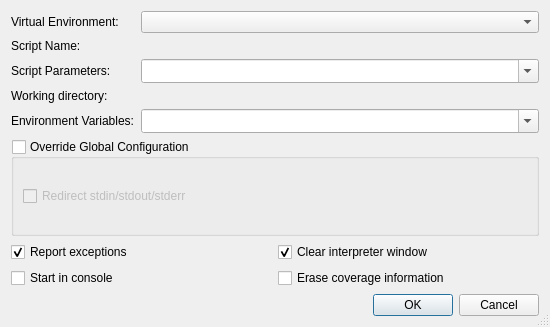
<?xml version="1.0" encoding="UTF-8"?>
<ui version="4.0">
 <class>StartCoverageDialog</class>
 <widget class="QDialog" name="StartCoverageDialog">
  <property name="geometry">
   <rect>
    <x>0</x>
    <y>0</y>
    <width>550</width>
    <height>327</height>
   </rect>
  </property>
  <property name="windowTitle">
   <string>Start coverage run</string>
  </property>
  <property name="sizeGripEnabled">
   <bool>true</bool>
  </property>
  <layout class="QVBoxLayout" name="verticalLayout_2">
   <item>
    <layout class="QGridLayout" name="gridLayout">
     <item row="0" column="0">
      <widget class="QLabel" name="label">
       <property name="text">
        <string>Virtual Environment:</string>
       </property>
       <property name="buddy">
        <cstring>venvComboBox</cstring>
       </property>
      </widget>
     </item>
     <item row="0" column="1">
      <widget class="QComboBox" name="venvComboBox">
       <property name="sizePolicy">
        <sizepolicy hsizetype="Expanding" vsizetype="Fixed">
         <horstretch>0</horstretch>
         <verstretch>0</verstretch>
        </sizepolicy>
       </property>
       <property name="toolTip">
        <string>Select the virtual environment to be used</string>
       </property>
       <property name="whatsThis">
        <string>&lt;b&gt;Virtual Environment&lt;/b&gt;
&lt;p&gt;Enter the virtual environment to be used. Leave it empty to use the default environment, i.e. the one configured globally or per project.&lt;/p&gt;</string>
       </property>
       <property name="sizeAdjustPolicy">
        <enum>QComboBox::AdjustToContentsOnFirstShow</enum>
       </property>
      </widget>
     </item>
     <item row="1" column="0">
      <widget class="QLabel" name="TextLabel1_2">
       <property name="text">
        <string>Script Name:</string>
       </property>
       <property name="buddy">
        <cstring>cmdlineCombo</cstring>
       </property>
      </widget>
     </item>
     <item row="1" column="1">
      <widget class="EricComboPathPicker" name="scriptnamePicker" native="true">
       <property name="sizePolicy">
        <sizepolicy hsizetype="Expanding" vsizetype="Preferred">
         <horstretch>0</horstretch>
         <verstretch>0</verstretch>
        </sizepolicy>
       </property>
       <property name="focusPolicy">
        <enum>Qt::WheelFocus</enum>
       </property>
       <property name="toolTip">
        <string>Enter the script file name</string>
       </property>
       <property name="whatsThis">
        <string>&lt;b&gt;Script Name&lt;/b&gt;
&lt;p&gt;Enter the the name of the script. Leave empty to use the script of the current editor.&lt;/p&gt;</string>
       </property>
      </widget>
     </item>
     <item row="2" column="0">
      <widget class="QLabel" name="TextLabel1">
       <property name="text">
        <string>Script Parameters:</string>
       </property>
       <property name="buddy">
        <cstring>cmdlineCombo</cstring>
       </property>
      </widget>
     </item>
     <item row="2" column="1">
      <widget class="QComboBox" name="cmdlineCombo">
       <property name="sizePolicy">
        <sizepolicy hsizetype="Expanding" vsizetype="Fixed">
         <horstretch>0</horstretch>
         <verstretch>0</verstretch>
        </sizepolicy>
       </property>
       <property name="toolTip">
        <string>Enter the commandline parameters</string>
       </property>
       <property name="whatsThis">
        <string>&lt;b&gt;Commandline&lt;/b&gt;
&lt;p&gt;Enter the commandline parameters in this field.&lt;/p&gt;</string>
       </property>
       <property name="editable">
        <bool>true</bool>
       </property>
       <property name="insertPolicy">
        <enum>QComboBox::InsertAtTop</enum>
       </property>
       <property name="sizeAdjustPolicy">
        <enum>QComboBox::AdjustToMinimumContentsLengthWithIcon</enum>
       </property>
       <property name="duplicatesEnabled">
        <bool>false</bool>
       </property>
      </widget>
     </item>
     <item row="3" column="0">
      <widget class="QLabel" name="TextLabel2">
       <property name="text">
        <string>Working directory:</string>
       </property>
       <property name="buddy">
        <cstring>workdirPicker</cstring>
       </property>
      </widget>
     </item>
     <item row="3" column="1">
      <widget class="EricComboPathPicker" name="workdirPicker" native="true">
       <property name="sizePolicy">
        <sizepolicy hsizetype="Expanding" vsizetype="Preferred">
         <horstretch>0</horstretch>
         <verstretch>0</verstretch>
        </sizepolicy>
       </property>
       <property name="focusPolicy">
        <enum>Qt::WheelFocus</enum>
       </property>
       <property name="toolTip">
        <string>Enter the working directory</string>
       </property>
       <property name="whatsThis">
        <string>&lt;b&gt;Working directory&lt;/b&gt;
&lt;p&gt;Enter the working directory of the application to be debugged. Leave it empty to set the working directory to the executable directory.&lt;/p&gt;</string>
       </property>
      </widget>
     </item>
     <item row="4" column="0">
      <widget class="QLabel" name="textLabel1">
       <property name="text">
        <string>Environment Variables:</string>
       </property>
       <property name="buddy">
        <cstring>environmentCombo</cstring>
       </property>
      </widget>
     </item>
     <item row="4" column="1">
      <widget class="QComboBox" name="environmentCombo">
       <property name="sizePolicy">
        <sizepolicy hsizetype="Expanding" vsizetype="Fixed">
         <horstretch>0</horstretch>
         <verstretch>0</verstretch>
        </sizepolicy>
       </property>
       <property name="toolTip">
        <string>Enter the environment variables to be set separated by whitespace.</string>
       </property>
       <property name="whatsThis">
        <string>&lt;b&gt;Environment Variables&lt;/b&gt;
&lt;p&gt;Enter the environment variables to be set for the program. The individual settings must be separated by whitespace and be given in the form 'var=value'. In order to add to an environment variable, enter it in the form 'var+=value'. To delete an environment variable, append a '-' to the variable name.&lt;/p&gt;
&lt;p&gt;Example: var1=1 var2=&quot;hello world&quot; var3+=&quot;:/tmp&quot; var4-&lt;/p&gt;</string>
       </property>
       <property name="editable">
        <bool>true</bool>
       </property>
       <property name="insertPolicy">
        <enum>QComboBox::InsertAtTop</enum>
       </property>
       <property name="sizeAdjustPolicy">
        <enum>QComboBox::AdjustToMinimumContentsLengthWithIcon</enum>
       </property>
       <property name="duplicatesEnabled">
        <bool>false</bool>
       </property>
      </widget>
     </item>
    </layout>
   </item>
   <item>
    <widget class="QGroupBox" name="globalOverrideGroup">
     <property name="title">
      <string>Override Global Configuration</string>
     </property>
     <property name="checkable">
      <bool>true</bool>
     </property>
     <property name="checked">
      <bool>false</bool>
     </property>
     <layout class="QVBoxLayout" name="verticalLayout">
      <item>
       <widget class="QCheckBox" name="redirectCheckBox">
        <property name="toolTip">
         <string>Select, to redirect stdin, stdout and stderr of the program being debugged to the eric IDE</string>
        </property>
        <property name="text">
         <string>Redirect stdin/stdout/stderr</string>
        </property>
       </widget>
      </item>
     </layout>
    </widget>
   </item>
   <item>
    <layout class="QGridLayout" name="gridLayout_2">
     <item row="0" column="0">
      <widget class="QCheckBox" name="exceptionCheckBox">
       <property name="toolTip">
        <string>Uncheck to disable exception reporting</string>
       </property>
       <property name="whatsThis">
        <string>&lt;b&gt;Report exceptions&lt;/b&gt;
&lt;p&gt;Uncheck this in order to disable exception reporting.&lt;/p&gt;</string>
       </property>
       <property name="text">
        <string>Report exceptions</string>
       </property>
       <property name="shortcut">
        <string>Alt+E</string>
       </property>
       <property name="checked">
        <bool>true</bool>
       </property>
      </widget>
     </item>
     <item row="0" column="1">
      <widget class="QCheckBox" name="clearShellCheckBox">
       <property name="toolTip">
        <string>Select to clear the display of the interpreter window</string>
       </property>
       <property name="whatsThis">
        <string>&lt;b&gt;Clear interpreter window&lt;/b&gt;&lt;p&gt;This clears the display of the interpreter window before starting the debug client.&lt;/p&gt;</string>
       </property>
       <property name="text">
        <string>Clear interpreter window</string>
       </property>
       <property name="checked">
        <bool>true</bool>
       </property>
      </widget>
     </item>
     <item row="1" column="0">
      <widget class="QCheckBox" name="consoleCheckBox">
       <property name="toolTip">
        <string>Select to start the debugger in a console window</string>
       </property>
       <property name="whatsThis">
        <string>&lt;b&gt;Start in console&lt;/b&gt;
&lt;p&gt;Select to start the debugger in a console window. The console command has to be configured on the Debugger-&amp;gt;General page&lt;/p&gt;</string>
       </property>
       <property name="text">
        <string>Start in console</string>
       </property>
      </widget>
     </item>
     <item row="1" column="1">
      <widget class="QCheckBox" name="eraseCheckBox">
       <property name="toolTip">
        <string>Select this to erase the collected coverage information</string>
       </property>
       <property name="whatsThis">
        <string>&lt;b&gt;Erase coverage information&lt;/b&gt;
&lt;p&gt;Select this to erase the collected coverage information before the next coverage run.&lt;/p&gt;</string>
       </property>
       <property name="text">
        <string>Erase coverage information</string>
       </property>
       <property name="shortcut">
        <string>Alt+C</string>
       </property>
      </widget>
     </item>
    </layout>
   </item>
   <item>
    <widget class="QDialogButtonBox" name="buttonBox">
     <property name="orientation">
      <enum>Qt::Horizontal</enum>
     </property>
     <property name="standardButtons">
      <set>QDialogButtonBox::Cancel|QDialogButtonBox::Ok</set>
     </property>
    </widget>
   </item>
  </layout>
 </widget>
 <pixmapfunction>qPixmapFromMimeSource</pixmapfunction>
 <customwidgets>
  <customwidget>
   <class>EricComboPathPicker</class>
   <extends>QWidget</extends>
   <header>EricWidgets/EricPathPicker.h</header>
   <container>1</container>
  </customwidget>
 </customwidgets>
 <tabstops>
  <tabstop>venvComboBox</tabstop>
  <tabstop>scriptnamePicker</tabstop>
  <tabstop>cmdlineCombo</tabstop>
  <tabstop>workdirPicker</tabstop>
  <tabstop>environmentCombo</tabstop>
  <tabstop>globalOverrideGroup</tabstop>
  <tabstop>redirectCheckBox</tabstop>
  <tabstop>exceptionCheckBox</tabstop>
  <tabstop>clearShellCheckBox</tabstop>
  <tabstop>consoleCheckBox</tabstop>
  <tabstop>eraseCheckBox</tabstop>
 </tabstops>
 <resources/>
 <connections>
  <connection>
   <sender>buttonBox</sender>
   <signal>accepted()</signal>
   <receiver>StartCoverageDialog</receiver>
   <slot>accept()</slot>
   <hints>
    <hint type="sourcelabel">
     <x>37</x>
     <y>218</y>
    </hint>
    <hint type="destinationlabel">
     <x>28</x>
     <y>201</y>
    </hint>
   </hints>
  </connection>
  <connection>
   <sender>buttonBox</sender>
   <signal>rejected()</signal>
   <receiver>StartCoverageDialog</receiver>
   <slot>reject()</slot>
   <hints>
    <hint type="sourcelabel">
     <x>122</x>
     <y>218</y>
    </hint>
    <hint type="destinationlabel">
     <x>113</x>
     <y>199</y>
    </hint>
   </hints>
  </connection>
 </connections>
</ui>
